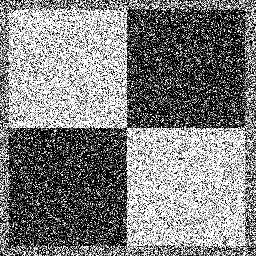
#> input picture HW2/subject/ps1-input0-noise.png, 256 x 256 px
$ python question3.py
#> lines starting #> are read from the running program, lines starting #| are printed output that depends on the picture; after the words box and inside, x2 and y2 are one past the last pixel; in counts of white or black regions, pixels touching at a corner belong together
### HW2/question1.py
import cv2
import numpy as np


def question1(img, th1=100, th2=100):
    edges = cv2.Canny(img, th1, th2)
    return edges


# [4 lines that do not run on import are left out]

### HW2/question2.py
import cv2
import numpy as np

from HW2.question1 import question1

HOUGH_THRESHOLD = 0.5


def question2(img, full_image=None):
    edges = question1(img)
    acc = hough_transform(edges)
    if full_image is not None:
        return draw_lines(acc, full_image)
    else:
        return draw_lines(acc, img)


def draw_lines(acc, img, threshold=0.5, parallel_dist=None, parallel_threshold=0.7):
    acc = acc.copy()
    img = img.copy()
    max_vote = np.max(acc)
    max_points_d, max_points_theta = (acc > threshold * max_vote).nonzero()
    diag, _ = acc.shape
    for theta, d in zip(max_points_theta, max_points_d):
        if parallel_dist is not None:
            d_min_up = d + parallel_dist[0]
            d_max_up = d + parallel_dist[1]
            d_min_down = d - parallel_dist[1]
            d_max_down = d - parallel_dist[0]
            if np.max(acc[d_min_up:d_max_up, theta]) < parallel_threshold * acc[d, theta] \
                    and (d_min_down < 0 or np.max(acc[d_min_down:d_max_down, theta]) < parallel_threshold * acc[d, theta]):
                continue
        a = 2.0 * np.pi * theta / diag
        theta_pi_over_two = int(np.floor(diag / 4.0))
        theta_pi = int(np.floor(diag / 2.0))
        # compute position of two point on the line
        if theta % theta_pi == theta_pi_over_two:
            p1 = np.array([diag, d])
        else:
            p1 = np.array([int(d / np.cos(a)), 0])
        if theta % theta_pi == 0:
            p2 = np.array([d, diag])
        else:
            p2 = np.array([0, int(d / np.sin(a))])
        # ensure that the line between the two points is in the screen
        if p1[0] < 0:
            p1 += (p2 - p1) * 10
        if p2[1] < 0:
            p2 += (p1 - p2) * 10
        cv2.line(img, tuple(p1), tuple(p2), (255, 0, 0), 2)
        cv2.circle(acc, (theta, d), 10, (max_vote, 0, 0), 1)
    acc *= (255/max_vote)
    return acc, img


def hough_transform(edges):
    edges_points_y, edges_points_x = edges.nonzero()
    diag = int(np.floor(np.linalg.norm(edges.shape)))
    accumulator = np.zeros(shape=(diag, diag))
    for x, y in zip(edges_points_x, edges_points_y):
        # [5 lines of commented-out code are left out]
        for theta in range(0, diag):
            a = 2.0 * np.pi * theta / diag
            d = x * np.cos(a) + y * np.sin(a)
            d = int(np.floor(d))
            if 0 <= d < diag:
                accumulator[d][theta] += 1
    return accumulator


# [5 lines that do not run on import are left out]

### HW2/question3.py
import cv2
import numpy as np

from HW2.question2 import question2
from HW2.question1 import question1


def question3(img_bw, img_color, blur_size=11):
    filtered = cv2.GaussianBlur(img_bw, (blur_size, blur_size), 0)
    edges = question1(img_bw)
    edges_f = question1(filtered)
    acc, img_lines = question2(filtered, img_color)
    return filtered, edges, edges_f, acc, img_lines


if __name__ == '__main__':
    im_color = cv2.imread("subject/ps1-input0-noise.png")
#> im_color is the input picture: shape (256, 256, 3); min 0, max 255, mean 127.6
    im_bw = cv2.imread("subject/ps1-input0-noise.png", cv2.IMREAD_GRAYSCALE)
#> im_bw: shape (256, 256); min 0, max 255, mean 127.6
    flt, ed, edf, ac, il = question3(im_bw, im_color)
#> in question3, `filtered = cv2.GaussianBlur(img_bw, (blur_size, blur_size), 0)`:
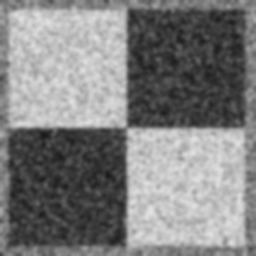
#> filtered: shape (256, 256); min 25, max 227, mean 127.6
#> in question1, `edges = cv2.Canny(img, th1, th2)`:
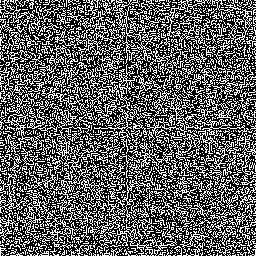
#> edges: shape (256, 256); 37.5% white in thin lines or dots
#> call 2 of question1, with th1 = 100, th2 = 100
#> in question1 (call 2), `edges = cv2.Canny(img, th1, th2)`:
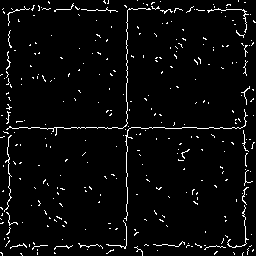
#> edges: shape (256, 256); 3.7% white in thin lines or dots
#> in hough_transform, `edges_points_y, edges_points_x = edges.nonzero()`: edges_points_y = 2431 values from 0 to 255; edges_points_x = 2431 values, max 255 at index 388, min 0 at index 753, mean 128.7
#> the loop in hough_transform, `for x, y in zip(edges_points_x, edges_points_y):` made 2431 passes
#> (x, y) on passes 1 to 3: (104, 0), (108, 0), (137, 0)
#> after the loop in hough_transform, `for x, y in zip(edges_points_x, edges_points_y):`:
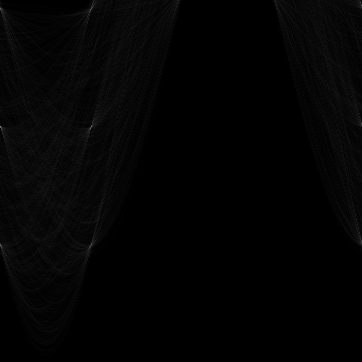
#> accumulator: shape (362, 362) float64; min 0, max 128, mean 3.4
#> in draw_lines, `max_vote = np.max(acc)`: max_vote = 128
#> in draw_lines, `max_points_d, max_points_theta = (acc > threshold * max_vote).nonzero()`: max_points_d = 21 values from 5 to 247; max_points_theta = 21 values, max 361 at index 0, min 0 at index 2, mean 60.48
#> the loop in draw_lines, `for theta, d in zip(max_points_theta, max_points_d):` made 21 passes
#> (theta, d, a, p1, p2) on passes 1, 2, 4, 6, 7, 8, 10, 12, 13, 14, 15, 16: (361, 5, 6.27, [5, 0], [50, 2592]), (92, 7, 1.6, [2412, 70], [0, 7]), (91, 8, 1.58, [8289, 80], [0, 8]), (90, 9, 1.56, [362, 9], [0, 9]), (1, 10, 0.0174, [10, 0], [0, 576]), (90, 10, 1.56, [362, 10], [0, 10]), (91, 126, 1.58, [130662, 1260], [0, 126]), (1, 127, 0.0174, [127, 0], [0, 7317]), (90, 127, 1.56, [362, 127], [0, 127]), (1, 128, 0.0174, [128, 0], [0, 7374]), (90, 128, 1.56, [362, 128], [0, 128]), (90, 129, 1.56, [362, 129], [0, 129])
#> (theta, d, a, p2) on passes 3, 5, 9, 11, 17, 19: (0, 8, 0, [8, 362]), (0, 9, 0, [9, 362]), (0, 126, 0, [126, 362]), (0, 127, 0, [127, 362]), (0, 244, 0, [244, 362]), (0, 245, 0, [245, 362])
#> after the loop in draw_lines, `for theta, d in zip(max_points_theta, max_points_d):`:
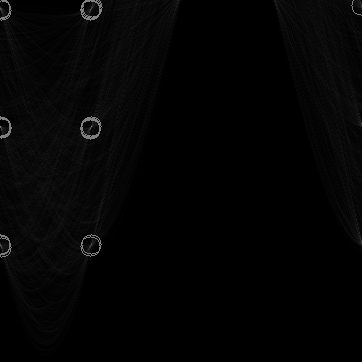
#> acc: shape (362, 362) float64; 0.52% of pixels changed, all inside (x1, y1, x2, y2) = (0, 0, 362, 258)
#> after the loop in draw_lines, `for theta, d in zip(max_points_theta, max_points_d):`:
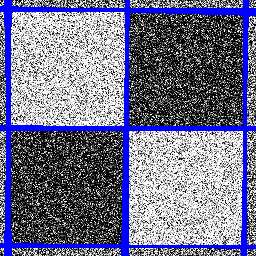
#> img: shape (256, 256, 3); 11.62% of pixels changed, all inside (x1, y1, x2, y2) = (0, 0, 256, 256); drawn as B, G, R
    cv2.imwrite("Images/ps1-3-a.png", flt)
    cv2.imwrite("Images/ps1-3-b-1.png", ed)
    cv2.imwrite("Images/ps1-3-b-2.png", edf)
    cv2.imwrite("Images/ps1-3-c-1.png", ac)
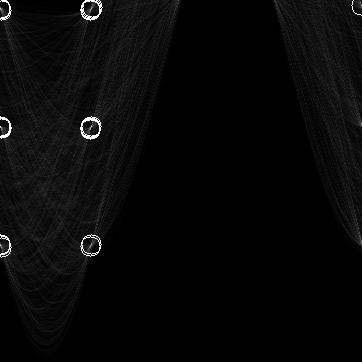
#> saved as ps1-3-c-1.png: shape (362, 362); min 0, max 255, mean 7.9
    cv2.imwrite("Images/ps1-3-c-2.png", il)
